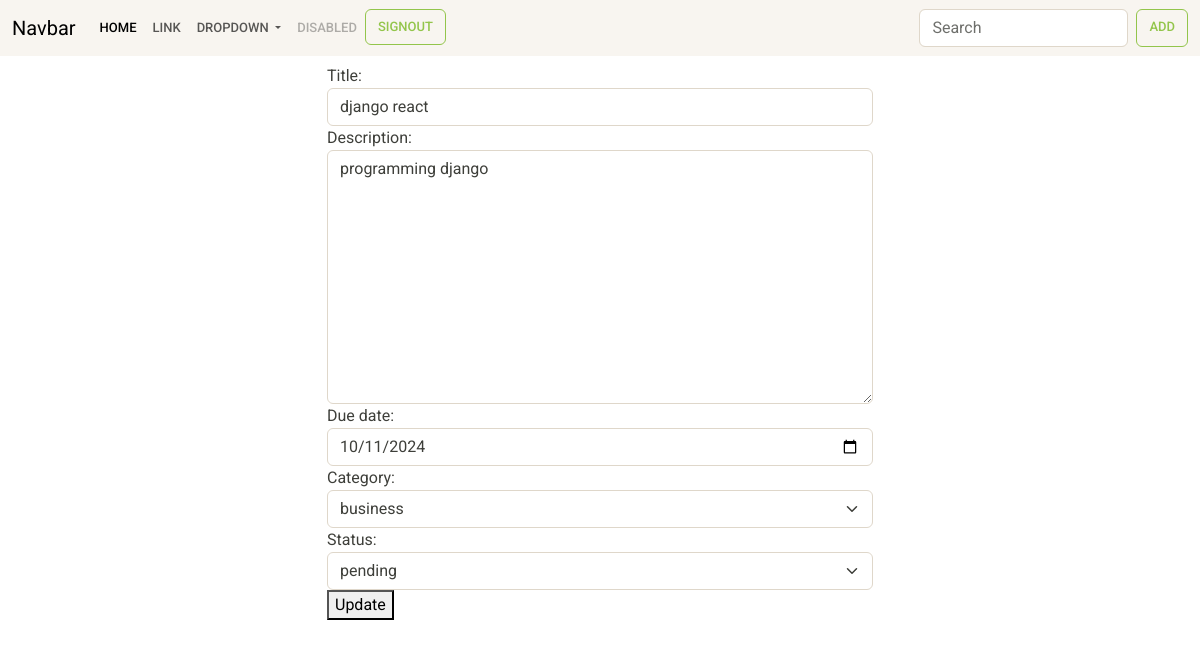
The app's page /task/5/change with its own data.
### notes/models.py (models this page shows, shortened)
class Task(models.Model):
    title=models.CharField(max_length=200)
    description=models.TextField()
    created_date=models.DateTimeField(auto_now_add=True)
    due_date=models.DateTimeField(null=True)
    category_choices=(
        ("personal","personal"),
        ("business","business")
    )
    category=models.CharField(max_length=200,choices=category_choices,default="personal")
    status_choices=(
        ("pending","pending"),
        ("in-progress","in-progress"),
        ("done","done")
    )
    status=models.CharField(max_length=200,choices=status_choices,default="pending")
    updated_date=models.DateTimeField(auto_now=True)
    user=models.ForeignKey(User,on_delete=models.CASCADE)

### notes/views.py (the view, shortened to what this page needs)
# urls.py: path('task/<int:pk>/change',views.TaskUpdateView.as_view(),name="task-update"),
class TaskUpdateView(View):
    def get(self,request,*args,**kwargs):
        id=kwargs.get("pk")
        task_obj=Task.objects.get(id=id)
        form_instance=TaskForm(instance=task_obj)
        form_instance.fields["status"]=forms.ChoiceField(choices=Task.status_choices,widget=forms.Select(attrs={"class":"form-control form-select"}),initial=task_obj.status)
        return render(request,"task_edit.html",{"form":form_instance})

### notes/forms.py
class TaskForm(forms.ModelForm):
    class Meta:
        model=Task
        exclude=("created_date","status","updated_status","user")
        widgets={
            "title":forms.TextInput(attrs={"class":"form-control"}),
            "description":forms.Textarea(attrs={"class":"form-control"}),
            "due_date":forms.DateInput(attrs={"class":"form-control","type":"date"}),
            "category":forms.Select(attrs={"class":"form-control form-select"})
        }

### notes/templates/task_edit.html (shortened to what this page needs)
{%extends 'base.html'%}
{%block main_block%}
<div class="container mt-2">
    <div class="row">
        <div class="col-3"></div>
        <div class="col-6">
            <form action="" method="post">
                {{form}}
                <button type="submit">Update</button>
            </form>
        </div>
        <div class="col-3"></div>
    </div>
</div>
{%endblock%}

### records on screen
Task: title "django react", description "programming django", due_date "10/11/2024", category "business", status "pending"
